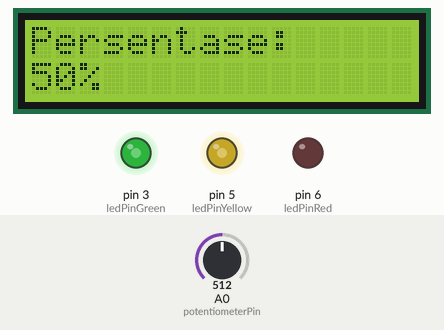
This sketch was run on a simulated Arduino Uno, built with avr-gcc and run on an emulated ATmega328P. Shown: 16×2 character LCD, output pins drawn as LEDs (lit = HIGH). The test bench sets the inputs (shaded band); at power-on: A0 (potentiometerPin) = 512. What the sketch prints to the serial monitor is not drawn.

Above: at 1.2 s.
1.3 s: A0 (potentiometerPin) set to 690
At 2.4 s:
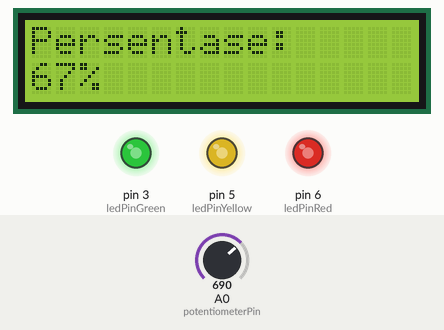
2.8 s: A0 (potentiometerPin) set to 1010
At 3.9 s:
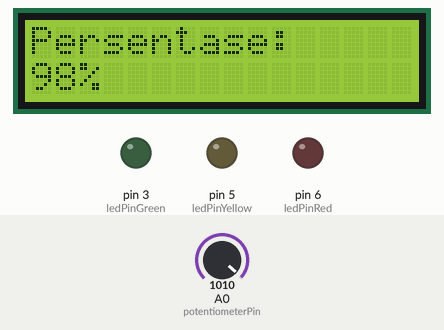
4.4 s: A0 (potentiometerPin) set to 114
At 5.4 s:
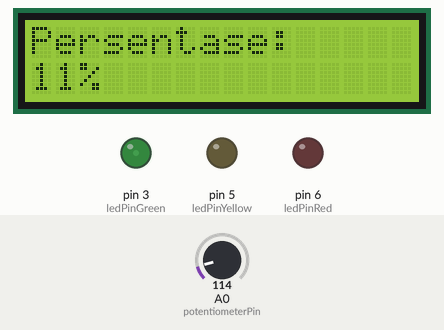
5.9 s: A0 (potentiometerPin) set to 102
At 6.8 s:
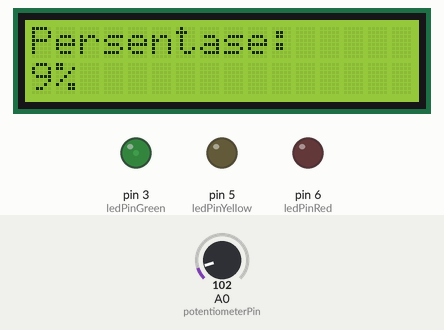
7.5 s: A0 (potentiometerPin) set to 306
At 7.8 s:
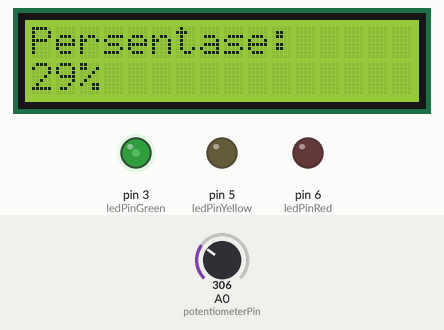
9.0 s: A0 (potentiometerPin) set to 0
At 10.4 s:
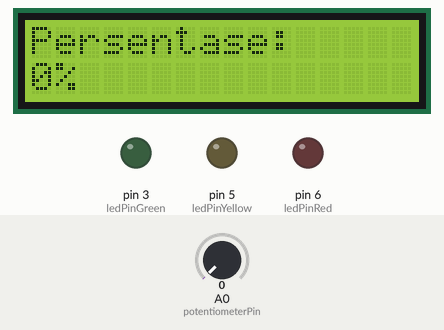
Timing chart, 0 to 12.0 s (numbered marks = the images above; inputs shaded):
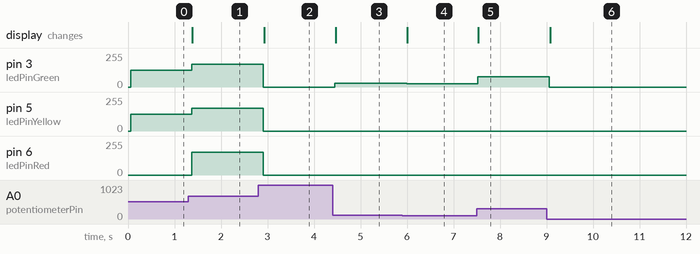

The sketch:

sketch.ino
```cpp
#include <Wire.h>
#include <LiquidCrystal_I2C.h>

LiquidCrystal_I2C lcd(0x27, 16, 2); // Alamat I2C untuk modul LCD 16x2

const int potentiometerPin = A0; // Pin untuk potensiometer
const int ledPinGreen = 3;       // Pin untuk LED hijau
const int ledPinYellow = 5;      // Pin untuk LED kuning
const int ledPinRed = 6;         // Pin untuk LED merah

void setup() {
  lcd.begin(16, 2);  // Inisialisasi layar LCD
  pinMode(ledPinGreen, OUTPUT); // Mengatur pin LED hijau sebagai OUTPUT
  pinMode(ledPinYellow, OUTPUT); // Mengatur pin LED kuning sebagai OUTPUT
  pinMode(ledPinRed, OUTPUT); // Mengatur pin LED merah sebagai OUTPUT
  Serial.begin(9600); // Inisialisasi komunikasi serial untuk pemantauan nilai potensiometer
}

void loop() {
  int potValue = analogRead(potentiometerPin); // Membaca nilai potensiometer
  int brightness = map(potValue, 0, 1023, 0, 255); // Mengonversi nilai potensiometer ke rentang kecerahan LED

  analogWrite(ledPinGreen, 0); // Matikan LED hijau
  analogWrite(ledPinYellow, 0); // Matikan LED kuning
  analogWrite(ledPinRed, 0); // Matikan LED merah

  if (potValue <= 340) { // 0%-33%
    analogWrite(ledPinGreen, brightness); // Nyalakan LED hijau
  } else if (potValue <= 680) { // 34%-66%
    analogWrite(ledPinGreen, brightness); // Nyalakan LED hijau
    analogWrite(ledPinYellow, brightness); // Nyalakan LED kuning
  } else if (potValue <= 1000) { // 67%-100%
    analogWrite(ledPinGreen, brightness); // Nyalakan LED hijau
    analogWrite(ledPinYellow, brightness); // Nyalakan LED kuning
    analogWrite(ledPinRed, brightness); // Nyalakan LED merah
  }

  if (potValue == 1023) { // 100%
    blinkAllLEDs(); // Kedipkan semua LED jika potensiometer mencapai nilai maksimum
  }

  displayPercentage(map(potValue, 0, 1023, 0, 100)); // Menampilkan persentase di layar LCD

  Serial.print("Nilai Potensiometer: ");
  Serial.print(potValue);
  Serial.print(", Persentase: ");
  Serial.println(map(potValue, 0, 1023, 0, 100));

  delay(100); // Menambahkan sedikit penundaan untuk stabilitas tampilan nilai potensiometer
}

void displayPercentage(int percentage) {
  lcd.clear(); // Menghapus layar LCD
  lcd.setCursor(0, 0);
  lcd.print("Persentase:");
  lcd.setCursor(0, 1);
  lcd.print(percentage);
  lcd.print("%");
}

void blinkAllLEDs() {
  for (int i = 0; i < 5; i++) {
    digitalWrite(ledPinGreen, HIGH);
    digitalWrite(ledPinYellow, HIGH);
    digitalWrite(ledPinRed, HIGH);
    delay(500);
    digitalWrite(ledPinGreen, LOW);
    digitalWrite(ledPinYellow, LOW);
    digitalWrite(ledPinRed, LOW);
    delay(500);
  }
}
```

Measured:
- after the input at 1.3 s, pin 3 (ledPinGreen), pin 5 (ledPinYellow): 127/255 → 171/255 after 0.07 s; pin 6 (ledPinRed): 0/255 → 171/255 after 0.07 s; the display: changes after 0.09 s (image 1)
- after the input at 2.8 s, pin 3 (ledPinGreen), pin 5 (ledPinYellow), pin 6 (ledPinRed): 171/255 → 0/255 after 0.11 s; the display: changes after 0.13 s (image 2)
- after the input at 4.4 s, pin 3 (ledPinGreen): 0/255 → 28/255 after 0.05 s; the display: changes after 0.07 s (image 3)
- after the input at 5.9 s, pin 3 (ledPinGreen): 28/255 → 25/255 after 0.09 s; the display: changes after 0.11 s (image 4)
- after the input at 7.5 s, pin 3 (ledPinGreen): 25/255 → 76/255 at once; the display: changes at once (image 5)
- after the input at 9.0 s, pin 3 (ledPinGreen): 76/255 → 0/255 after 0.06 s; the display: changes after 0.08 s (image 6)
